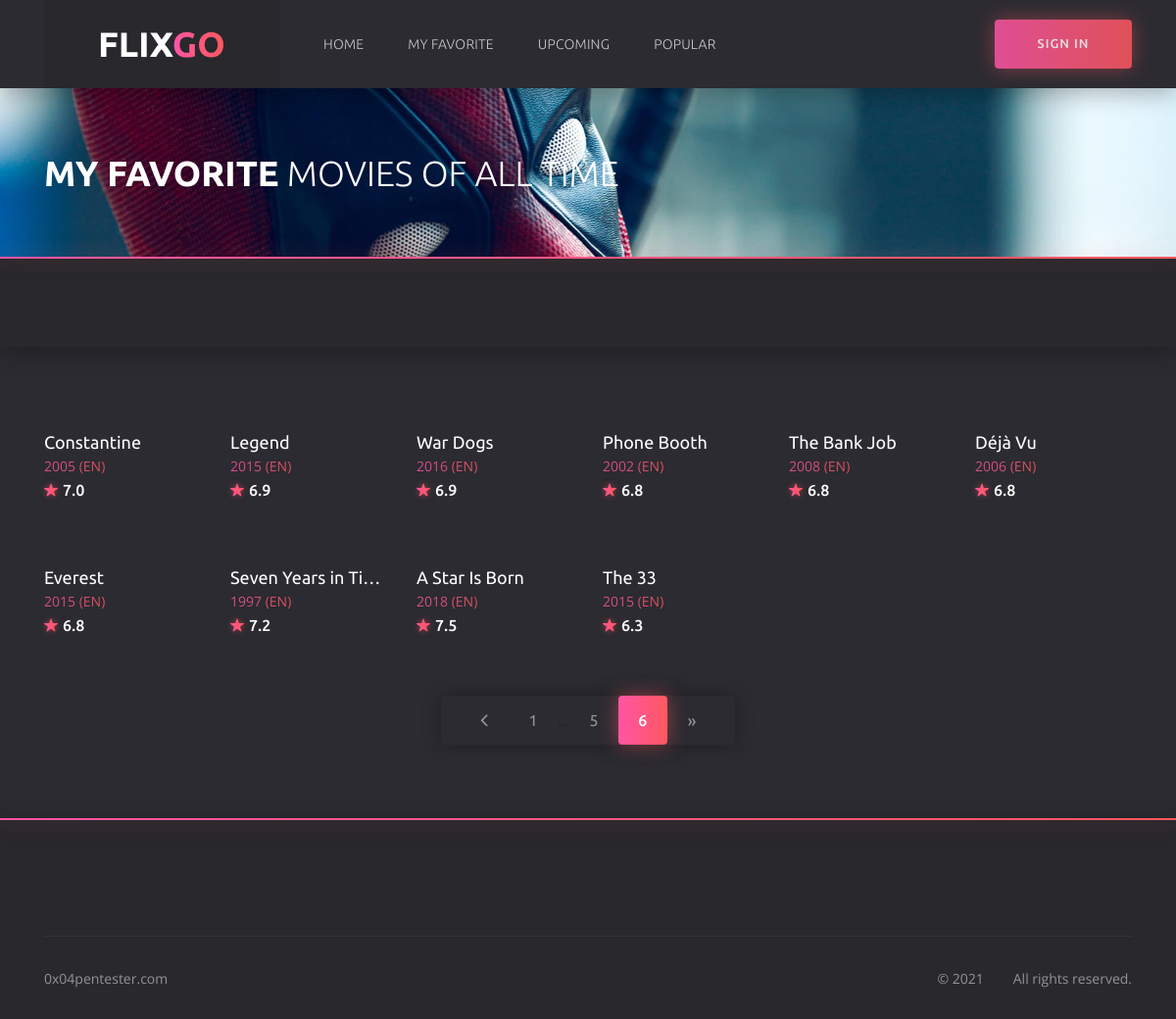
The page /favorite?page=6 on the database as committed earlier.
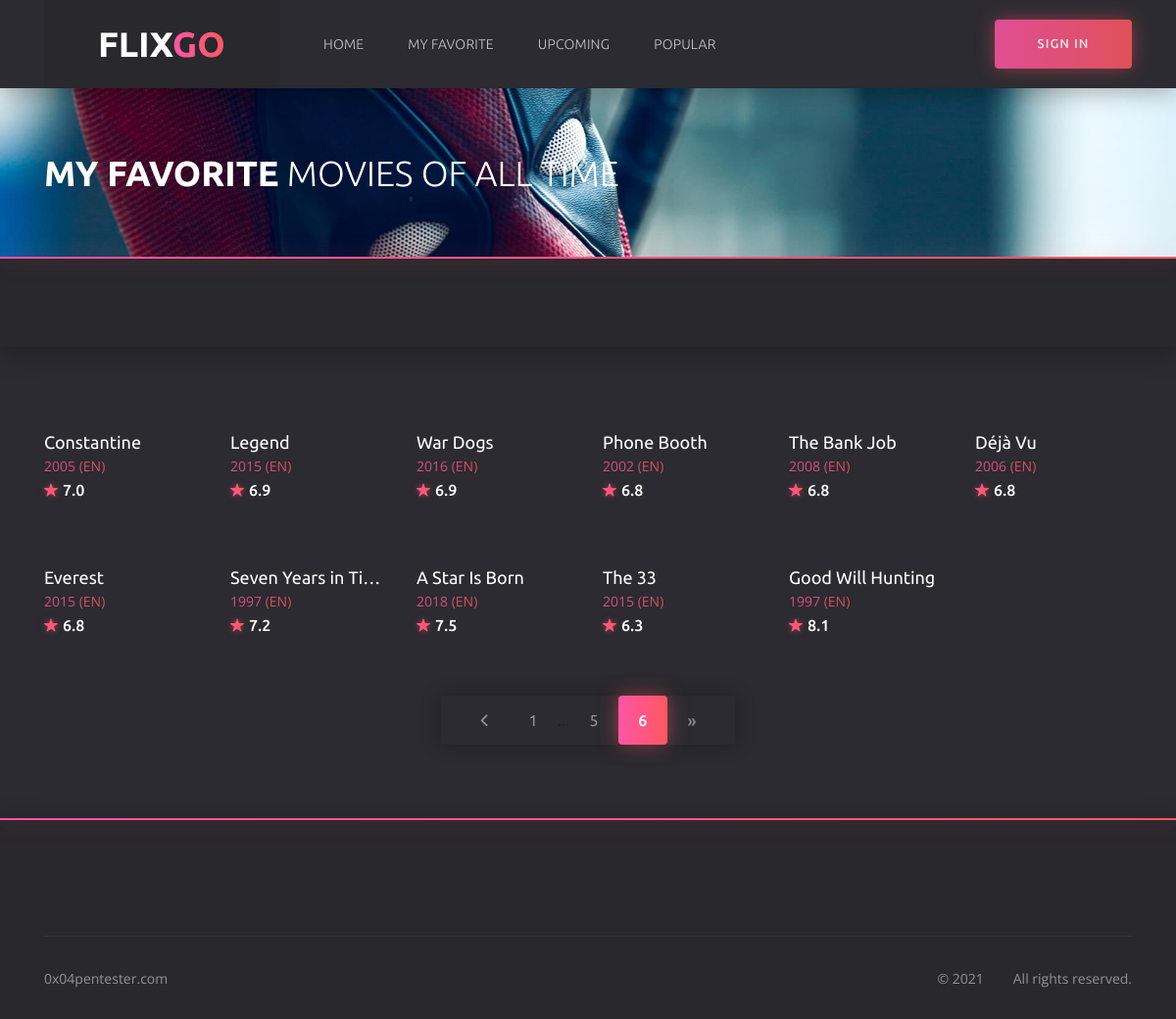
The same page on the database as committed later.
### models.py (models this page shows)
class Movie(db.Model):
    __tablename__ = "movies"
    id = db.Column(db.Integer, primary_key=True)
    org_id = db.Column(db.Integer, nullable=False)
    title = db.Column(db.String(250), unique=True, nullable=False)
    release_date = db.Column(db.Integer, nullable=False)
    runtime = db.Column(db.Integer, nullable=False)
    tagline = db.Column(db.String(100), nullable=False)
    overview = db.Column(db.String(2500), nullable=False)
    vote_average = db.Column(db.Float, nullable=False)
    ranking = db.Column(db.Float, nullable=False)
    genres = db.Column(db.String(50), nullable=False)
    original_language = db.Column(db.String(10), nullable=False)
    poster_path = db.Column(db.String(250), nullable=False)
    backdrop_path = db.Column(db.String(250), nullable=False)

### routes.py (the view)
@csrf.exempt
@app.route('/favorite', methods=['GET', 'POST'])
def favorite():
    page = request.args.get('page', 1, type=int)
    if request.method == 'GET':
        all_movie = Movie.query.paginate(page=page, per_page=ROWS_PER_PAGE)
        if len(all_movie.items) > 0:
            return render_template('favorite.html', current_user=current_user, all_movie=all_movie)
        return redirect(url_for('index'))
    return redirect(url_for('index'))

### routes.py (called while the page is built)
@app.context_processor
def inject_now():
    return {'now': dt.datetime.utcnow()}

@app.after_request
def apply_caching(response):
    response.headers["HTTP-HEADER"] = "VALUE"
    response.headers["X-Frame-Options"] = "SAMEORIGIN"
    response.headers['X-XSS-Protection'] = '1; mode=block'
    response.headers['X-Content-Type-Options'] = 'nosniff'
    response.headers['Strict-Transport-Security'] = 'max-age=31536000'  # includeSubDomains
    return response

### templates/favorite.html (shortened to what this page needs)
{% extends 'base.html' %}
	{% block header %}
		{% include 'header.html' %}
	{% endblock %}
{% block content %}
	<section class="section section--first section--bg" style="background: url(static/img/home/home__bg2.jpg) no-repeat center/cover">
		<div class="container">
			<div class="row">
				<div class="col-12">
					<div class="section__wrap">
						<h1 class="home__title"><b>My FAVORITE</b> MOVIES OF ALL TIME</h1>
					</div>
				</div>
			</div>
		</div>
	</section>
	<div class="filter">
		<div class="container">
			<div class="row">
				<div class="col-12">
					<div class="filter__content">
					</div>
				</div>
			</div>
		</div>
	</div>
	<div class="catalog">
		<div class="container">
			<div class="row">
				{% for movie in all_movie.items %}
				<div class="col-6 col-sm-4 col-lg-3 col-xl-2">
					<div class="card">
						<div class="card__cover">
						</div>
						<div class="card__content">
							<h3 class="card__title">
								<a href="{{ url_for('details', id=movie.org_id) }}">{{ movie.title }}</a>
							</h3>
							<span class="card__category">
								<a href="{{ url_for('details', id=movie.org_id) }}">{{ movie.release_date }} ({{ movie.original_language | upper }})</a>
							</span>
							<span class="card__rate"><i class="icon ion-ios-star"></i>{{ movie.vote_average }}</span>
						</div>
					</div>
				</div>
				{% endfor %}
				<div class="col-12">
					<ul class="paginator">
						<li class="paginator__item paginator__item--prev">
							<a href="{{ url_for('favorite', page=all_movie.prev_num) }}">
									<i class="icon ion-ios-arrow-back
									"></i>
							</a>
						</li>
					{% for page_num in all_movie.iter_pages(left_edge=1, right_edge=1, left_current=1, right_current=2) %}
						{% if page_num %}
							{% if all_movie.page == page_num %}
								<li class="paginator__item paginator__item--active">
									<a href="{{ url_for('favorite', page=page_num) }}"
									   class="btn btn-dark">
										{{ page_num }}
									</a>
								</li>
							{% else %}
								<li class="paginator__item">
									<a href="{{ url_for('favorite', page=page_num) }}"
									   class="btn btn-outline-dark">
										{{ page_num }}
									</a>
								</li>
							{% endif %}
						{% else %}
							...
						{% endif %}
					{% endfor %}
						<li class="paginator__item paginator__item--next">
							<a href="{{ url_for('favorite', page=all_movie.next_num) }}"
							   class="btn btn-outline-dark
							   {% if all_movie.page == all_movie.pages %}disabled
							   {% endif %}">
								&raquo;
							</a>
						</li>
					</ul>
				</div>
			</div>
		</div>
	</div>
{% endblock %}
	{% block footer %}
		{% include "footer.html" %}
	{% endblock %}

### templates/base.html (shortened to what this page needs)
<!DOCTYPE html>
<html lang="en">
<head>
	<link rel="stylesheet" href="{{ url_for('static', filename='css/bootstrap-reboot.min.css') }}">
	<link rel="stylesheet" href="{{ url_for('static', filename='css/bootstrap-grid.min.css') }}">
	<link rel="stylesheet" href="{{ url_for('static', filename='css/owl.carousel.min.css') }}">
	<link rel="stylesheet" href="{{ url_for('static', filename='css/jquery.mCustomScrollbar.min.css') }}">
	<link rel="stylesheet" href="{{ url_for('static', filename='css/nouislider.min.css') }}">
	<link rel="stylesheet" href="{{ url_for('static', filename='css/ionicons.min.css') }}">
	<link rel="stylesheet" href="{{ url_for('static', filename='css/plyr.css') }}">
	<link rel="stylesheet" href="{{ url_for('static', filename='css/photoswipe.css') }}">
	<link rel="stylesheet" href="{{ url_for('static', filename='css/default-skin.css') }}">
	<link rel="stylesheet" href="{{ url_for('static', filename='css/main.css') }}">
</head>
<body class="body">
	{% block header %} {% endblock %}
	{% block content %} {% endblock %}
	{% block footer %} {% endblock %}
</body>
</html>

### templates/header.html (shortened to what this page needs)
	<header class="header">
		<div class="header__wrap">
			<div class="container">
				<div class="row">
					<div class="col-12">
						<div class="header__content">
							<a href="{{ url_for('index') }}" class="header__logo">
								<img src="static/img/logo.svg" alt="">
							</a>
							<ul class="header__nav">
								<li class="header__nav-item">
									<a href="{{ url_for('index') }}" class="header__nav-link" >Home</a>
								</li>
								<li class="header__nav-item">
									<a href="{{ url_for('favorite')}}" class="header__nav-link">My Favorite</a>
								</li>
								<li class="header__nav-item">
									<a href="{{ url_for('upcoming')}}" class="header__nav-link">Upcoming</a>
								</li>
								<li class="header__nav-item">
									<a href="{{ url_for('popular')}}" class="header__nav-link">Popular</a>
								</li>
							</ul>
							<div class="header__auth">
								{% if not current_user.is_authenticated: %}
									<a href="{{ url_for('login') }}" class="header__sign-in">
										<span>sign in</span>
									</a>
								{% else: %}
									<a href="{{ url_for('logout') }}" class="header__sign-in">
										<i class="icon ion-ios-log-in"></i>
										<span>sign out</span>
									</a>
								{% endif %}
							</div>
						</div>
					</div>
				</div>
			</div>
		</div>
		<form action="#" class="header__search">
			<div class="container">
				<div class="row">
					<div class="col-12">
						<div class="header__search-content">
							<button type="button">search</button>
						</div>
					</div>
				</div>
			</div>
		</form>
	</header>

### templates/footer.html (shortened to what this page needs)
	<footer class="footer">
		<div class="container">
			<div class="row">
				<div class="col-12">
					<div class="footer__copyright">
						<small><a href="https://0x04pentester.com/" target="_blank">0x04pentester.com</a></small>
						<ul>
							<li><small>© {{ now.year }}</small></li>
							<li><small>All rights reserved.</small></li>
						</ul>
					</div>
				</div>
			</div>
		</div>
	</footer>

Rows that differ between the two databases and show on the page:
added Movie: title "Good Will Hunting", release_date "1997", original_language "EN", vote_average "8.1"
